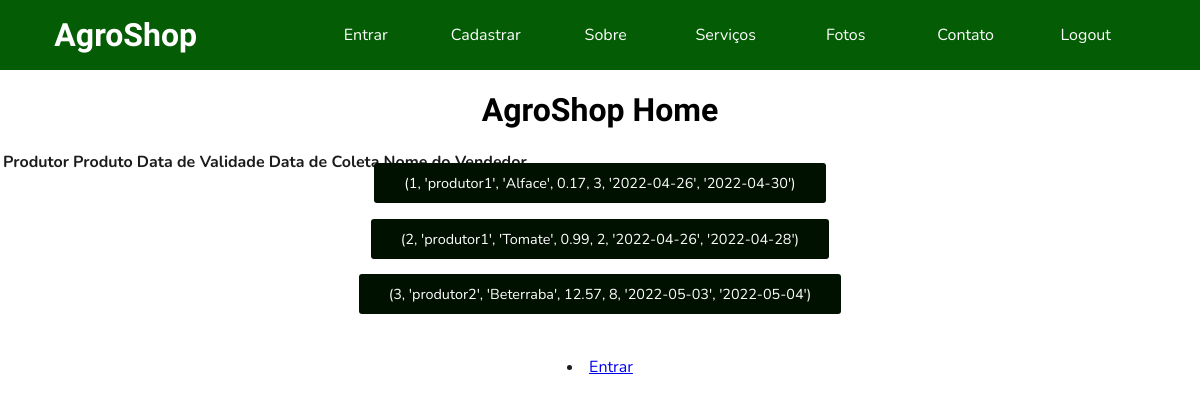
Before: /Mercado with the older database file.
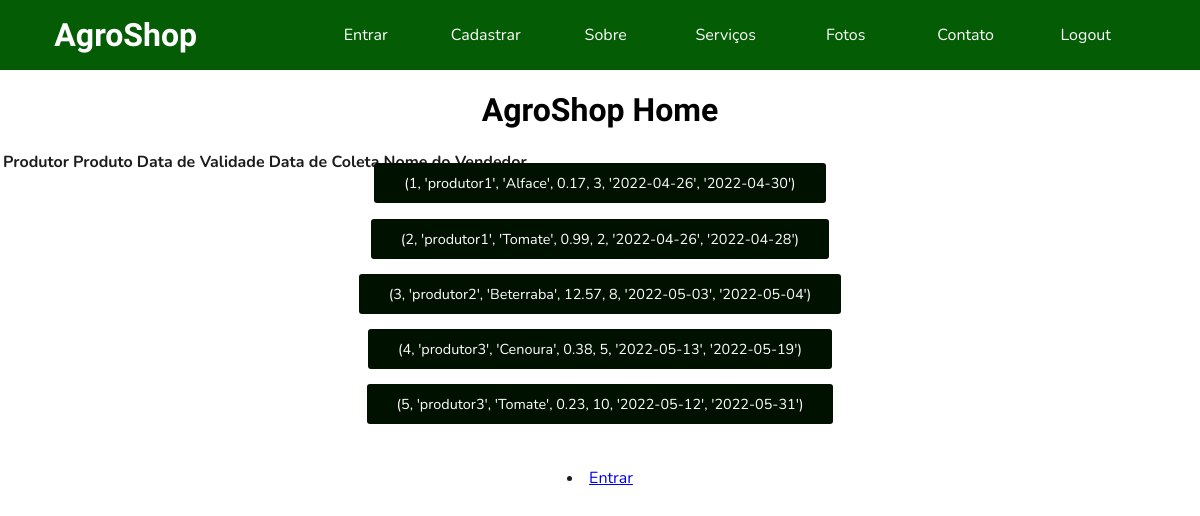
After: the same page with the newer database file.
### website/models.py (models this page shows)
class Produto(db.Model, UserMixin):
    id = db.Column(db.Integer, primary_key=True)
    idProd = db.Column(db.Integer)
    tipo = db.Column(db.String(25))
    preco = db.Column(db.Float)
    quantidade = db.Column(db.Integer)
    dataColeta = db.Column(db.Date)
    dataValidade = db.Column(db.Date)

### website/auth.py (the view)
@auth.route('/Mercado', methods = ['GET','POST'])
def mercado():
    loginCliente = session.get('contaCliente', None)
    if loginCliente != None:
        return redirect(url_for('auth.home_cliente'))
    querryProdutos = """SELECT Produto.Id, Produtor.Nome, Produto.tipo, Produto.preco, Produto.quantidade, Produto.dataColeta, Produto.dataValidade
    FROM Produto INNER JOIN Produtor on Produto.idProd=Produtor.id"""
    con = sqlite3.connect('AgroShop\website\database.db')
    db = con.cursor()
    Produtos = db.execute(querryProdutos)
    Produto=Produtos.fetchall()
    con.close()
    return render_template("mercado.html",Produto=Produto)

### website/templates/mercado.html (shortened to what this page needs)
<!DOCTYPE html>
<html lang="en">
<head>
    <link rel="stylesheet" href="https://cdnjs.cloudflare.com/ajax/libs/font-awesome/4.7.0/css/font-awesome.min.css">
    <link rel="stylesheet" href="../static/css/normalize.css">
    <link rel="stylesheet" href="../static/css/home-cliente.css">
</head>
<body>
    <nav id="topo">
        <a href="/">AgroShop</a>
        <ul>
            <li><a href="entrar">Entrar</a></li>
            <li><a href="cadastrar">Cadastrar</a></li>
            <li><a href="/#sobre">Sobre</a></li>
            <li><a href="/#serviços">Serviços</a></li>
            <li><a href="/#fotos">Fotos</a></li>
            <li><a href="#contato">Contato</a></li>
            <li><a href="logout">Logout</a></li>
        </ul>
    </nav>
    <h1>AgroShop Home</h1>
    <html>
    <head>
    </head>
    <body>
        <form method="post">
        <table>
            <tr>
                <th>Produtor</th>
                <th>Produto</th>
                <th>Data de Validade</th>
                <th>Data de Coleta</th>
                <th>Nome do Vendedor</th>
        </table>
            {% for produto in Produto %}
            <tr>
                    <a href="#serviços" class="botao">{{produto}}</a>
            </tr>
            <br>
            <br>
            <br>
            {% endfor %}
            <br>
            <li><a href="/entrar">Entrar</a></li>
    </form>
    </body>
    </html>
</body>
</html>

### website/static/css/home-cliente.css (style rules this page uses)
body { font-family: Nunito, sans-serif; color: #1c1c1c; text-align: center; }
h1, h2, h3 { font-family: Asap, sans-serif; color: #000000; }
.botao { color: #FFFFFF; text-decoration: none; padding: 10px 30px; background-color: #001100; font-size: .9em; border-radius: 3px; }
nav { display: flex; flex-direction: column; align-items: center; background-color: #045c04; }
nav>a { text-decoration: none; color: #FFFFFF; font-weight: 800; font-size: 32px; font-family: Yellowtail, sans-serif; }
nav ul { display: flex; flex-direction: column; align-items: center; list-style: none; padding: 0; width: 100%; }
nav ul li { text-align: center; width: 100%; border-radius: 10px; }
nav ul li a { display: inline-block; padding: 10px 0; width: 100%; text-decoration: none; color: #FFFFFF; }
@media screen and (min-width:768px) { nav { flex-direction: row; justify-content: space-around; } }
@media screen and (min-width:768px) { nav ul { flex-direction: row; width: 70%; } }

Changed rows visible on the page:
added Produto: produto "(4, 'produtor3', 'Cenoura', 0.38, 5, '2022-05-13', '2022-05-19')"
added Produto: produto "(5, 'produtor3', 'Tomate', 0.23, 10, '2022-05-12', '2022-05-31')"
